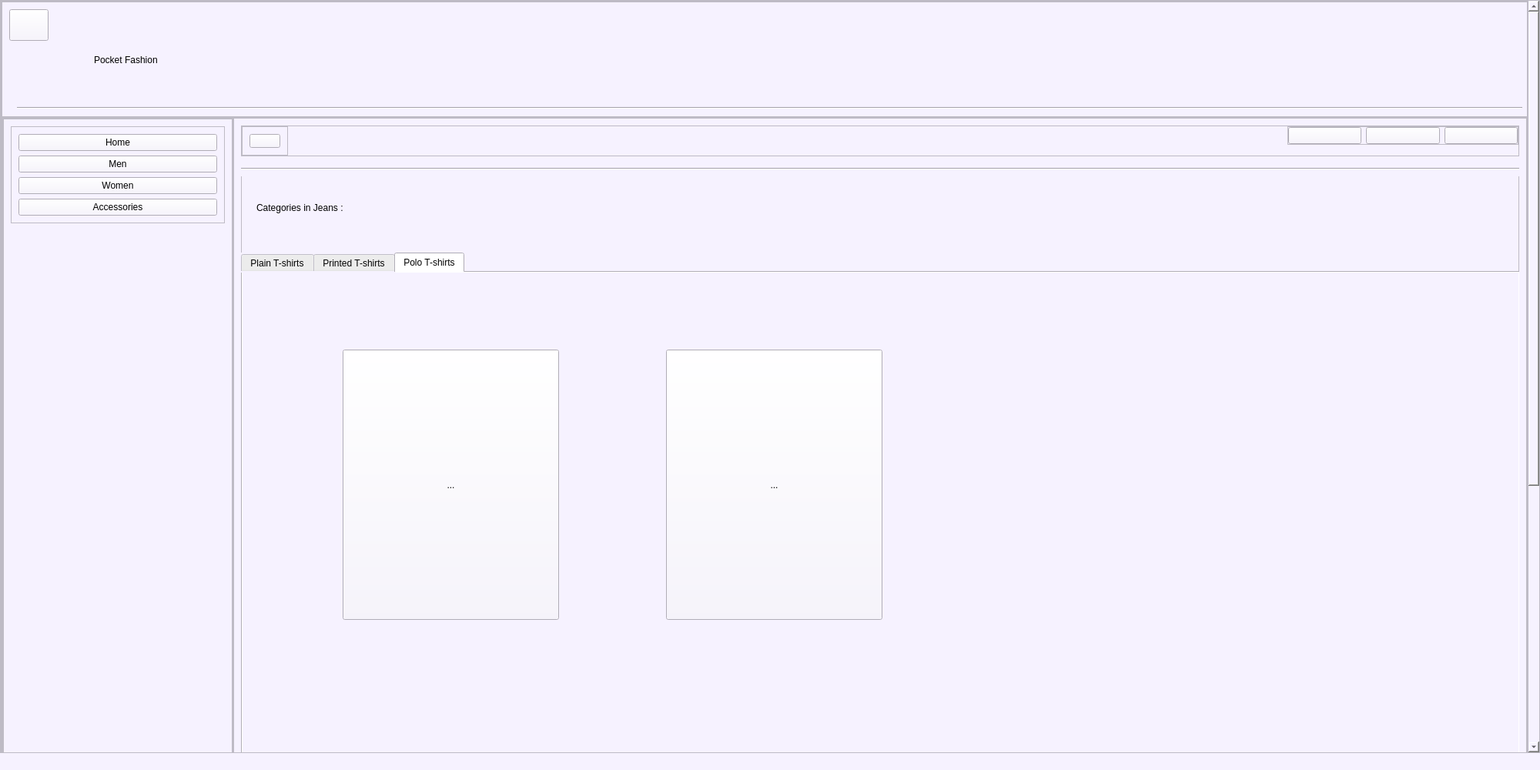
<?xml version="1.0" encoding="UTF-8"?>
<ui version="4.0">
 <class>MainWindow</class>
 <widget class="QMainWindow" name="MainWindow">
  <property name="geometry">
   <rect>
    <x>0</x>
    <y>0</y>
    <width>2000</width>
    <height>1000</height>
   </rect>
  </property>
  <property name="windowTitle">
   <string>MainWindow</string>
  </property>
  <property name="styleSheet">
   <string notr="true">background-color: rgb(246, 242, 255);</string>
  </property>
  <widget class="QWidget" name="centralwidget">
   <layout class="QGridLayout" name="gridLayout_3">
    <property name="leftMargin">
     <number>0</number>
    </property>
    <property name="topMargin">
     <number>0</number>
    </property>
    <property name="rightMargin">
     <number>0</number>
    </property>
    <property name="bottomMargin">
     <number>0</number>
    </property>
    <item row="0" column="0">
     <widget class="QScrollArea" name="scrollArea">
      <property name="widgetResizable">
       <bool>true</bool>
      </property>
      <widget class="QWidget" name="scrollAreaWidgetContents_2">
       <property name="geometry">
        <rect>
         <x>0</x>
         <y>0</y>
         <width>1977</width>
         <height>1500</height>
        </rect>
       </property>
       <layout class="QVBoxLayout" name="verticalLayout_2">
        <property name="spacing">
         <number>0</number>
        </property>
        <property name="leftMargin">
         <number>0</number>
        </property>
        <property name="topMargin">
         <number>0</number>
        </property>
        <property name="rightMargin">
         <number>0</number>
        </property>
        <property name="bottomMargin">
         <number>0</number>
        </property>
        <item>
         <widget class="QFrame" name="frame">
          <property name="minimumSize">
           <size>
            <width>0</width>
            <height>1500</height>
           </size>
          </property>
          <property name="frameShape">
           <enum>QFrame::StyledPanel</enum>
          </property>
          <property name="frameShadow">
           <enum>QFrame::Raised</enum>
          </property>
          <layout class="QVBoxLayout" name="verticalLayout_3">
           <property name="spacing">
            <number>0</number>
           </property>
           <property name="leftMargin">
            <number>0</number>
           </property>
           <property name="topMargin">
            <number>0</number>
           </property>
           <property name="rightMargin">
            <number>0</number>
           </property>
           <property name="bottomMargin">
            <number>0</number>
           </property>
           <item>
            <widget class="QFrame" name="Site_name">
             <property name="maximumSize">
              <size>
               <width>16777215</width>
               <height>150</height>
              </size>
             </property>
             <property name="frameShape">
              <enum>QFrame::StyledPanel</enum>
             </property>
             <property name="frameShadow">
              <enum>QFrame::Raised</enum>
             </property>
             <widget class="Line" name="line">
              <property name="geometry">
               <rect>
                <x>20</x>
                <y>130</y>
                <width>1955</width>
                <height>16</height>
               </rect>
              </property>
              <property name="orientation">
               <enum>Qt::Horizontal</enum>
              </property>
             </widget>
             <widget class="QLabel" name="label_2">
              <property name="geometry">
               <rect>
                <x>120</x>
                <y>40</y>
                <width>411</width>
                <height>71</height>
               </rect>
              </property>
              <property name="styleSheet">
               <string notr="true">font: 32pt &quot;Segoe Print&quot;;</string>
              </property>
              <property name="text">
               <string>Pocket Fashion</string>
              </property>
             </widget>
             <widget class="QPushButton" name="back">
              <property name="geometry">
               <rect>
                <x>10</x>
                <y>10</y>
                <width>51</width>
                <height>41</height>
               </rect>
              </property>
              <property name="text">
               <string/>
              </property>
              <property name="icon">
               <iconset>
                <normaloff>../download.png</normaloff>../download.png</iconset>
              </property>
              <property name="iconSize">
               <size>
                <width>32</width>
                <height>32</height>
               </size>
              </property>
             </widget>
            </widget>
           </item>
           <item>
            <widget class="QFrame" name="main_body">
             <property name="frameShape">
              <enum>QFrame::StyledPanel</enum>
             </property>
             <property name="frameShadow">
              <enum>QFrame::Raised</enum>
             </property>
             <layout class="QHBoxLayout" name="horizontalLayout">
              <property name="spacing">
               <number>0</number>
              </property>
              <property name="leftMargin">
               <number>0</number>
              </property>
              <property name="topMargin">
               <number>0</number>
              </property>
              <property name="rightMargin">
               <number>0</number>
              </property>
              <property name="bottomMargin">
               <number>0</number>
              </property>
              <item>
               <widget class="QFrame" name="slide_menu_body">
                <property name="maximumSize">
                 <size>
                  <width>300</width>
                  <height>16777215</height>
                 </size>
                </property>
                <property name="frameShape">
                 <enum>QFrame::StyledPanel</enum>
                </property>
                <property name="frameShadow">
                 <enum>QFrame::Raised</enum>
                </property>
                <layout class="QGridLayout" name="gridLayout">
                 <property name="leftMargin">
                  <number>0</number>
                 </property>
                 <property name="topMargin">
                  <number>0</number>
                 </property>
                 <property name="rightMargin">
                  <number>0</number>
                 </property>
                 <property name="bottomMargin">
                  <number>0</number>
                 </property>
                 <property name="spacing">
                  <number>0</number>
                 </property>
                 <item row="0" column="1">
                  <widget class="QFrame" name="frame_2">
                   <property name="frameShape">
                    <enum>QFrame::StyledPanel</enum>
                   </property>
                   <property name="frameShadow">
                    <enum>QFrame::Raised</enum>
                   </property>
                   <layout class="QVBoxLayout" name="verticalLayout_5">
                    <item alignment="Qt::AlignTop">
                     <widget class="QFrame" name="frame_3">
                      <property name="frameShape">
                       <enum>QFrame::StyledPanel</enum>
                      </property>
                      <property name="frameShadow">
                       <enum>QFrame::Raised</enum>
                      </property>
                      <layout class="QVBoxLayout" name="verticalLayout_7">
                       <item>
                        <widget class="QPushButton" name="home">
                         <property name="styleSheet">
                          <string notr="true">font: 14pt &quot;MS Shell Dlg 2&quot;;</string>
                         </property>
                         <property name="text">
                          <string>Home</string>
                         </property>
                        </widget>
                       </item>
                       <item>
                        <widget class="QPushButton" name="men_nav">
                         <property name="styleSheet">
                          <string notr="true">font: 14pt &quot;MS Shell Dlg 2&quot;;</string>
                         </property>
                         <property name="text">
                          <string>Men</string>
                         </property>
                        </widget>
                       </item>
                       <item>
                        <widget class="QPushButton" name="women_nav">
                         <property name="styleSheet">
                          <string notr="true">font: 14pt &quot;MS Shell Dlg 2&quot;;</string>
                         </property>
                         <property name="text">
                          <string>Women</string>
                         </property>
                        </widget>
                       </item>
                       <item>
                        <widget class="QPushButton" name="accessories">
                         <property name="styleSheet">
                          <string notr="true">font: 14pt &quot;MS Shell Dlg 2&quot;;</string>
                         </property>
                         <property name="text">
                          <string>Accessories</string>
                         </property>
                        </widget>
                       </item>
                      </layout>
                     </widget>
                    </item>
                    <item alignment="Qt::AlignBottom">
                     <widget class="QFrame" name="frame_4">
                      <property name="frameShape">
                       <enum>QFrame::StyledPanel</enum>
                      </property>
                      <property name="frameShadow">
                       <enum>QFrame::Raised</enum>
                      </property>
                      <layout class="QVBoxLayout" name="verticalLayout_8">
                       <item>
                        <widget class="QPushButton" name="logout">
                         <property name="styleSheet">
                          <string notr="true">font: 14pt &quot;MS Shell Dlg 2&quot;;</string>
                         </property>
                         <property name="text">
                          <string>Log out</string>
                         </property>
                         <property name="icon">
                          <iconset>
                           <normaloff>../../../Downloads/feather (1)/log-out.svg</normaloff>../../../Downloads/feather (1)/log-out.svg</iconset>
                         </property>
                         <property name="iconSize">
                          <size>
                           <width>32</width>
                           <height>32</height>
                          </size>
                         </property>
                        </widget>
                       </item>
                      </layout>
                     </widget>
                    </item>
                   </layout>
                  </widget>
                 </item>
                </layout>
               </widget>
              </item>
              <item>
               <widget class="QFrame" name="main_content">
                <property name="frameShape">
                 <enum>QFrame::StyledPanel</enum>
                </property>
                <property name="frameShadow">
                 <enum>QFrame::Raised</enum>
                </property>
                <layout class="QVBoxLayout" name="verticalLayout">
                 <item>
                  <widget class="QFrame" name="header">
                   <property name="maximumSize">
                    <size>
                     <width>16777215</width>
                     <height>40</height>
                    </size>
                   </property>
                   <property name="frameShape">
                    <enum>QFrame::StyledPanel</enum>
                   </property>
                   <property name="frameShadow">
                    <enum>QFrame::Raised</enum>
                   </property>
                   <layout class="QHBoxLayout" name="horizontalLayout_2">
                    <property name="spacing">
                     <number>0</number>
                    </property>
                    <property name="leftMargin">
                     <number>0</number>
                    </property>
                    <property name="topMargin">
                     <number>0</number>
                    </property>
                    <property name="rightMargin">
                     <number>0</number>
                    </property>
                    <property name="bottomMargin">
                     <number>0</number>
                    </property>
                    <item alignment="Qt::AlignLeft|Qt::AlignTop">
                     <widget class="QFrame" name="slide_menu">
                      <property name="maximumSize">
                       <size>
                        <width>70</width>
                        <height>16777215</height>
                       </size>
                      </property>
                      <property name="frameShape">
                       <enum>QFrame::StyledPanel</enum>
                      </property>
                      <property name="frameShadow">
                       <enum>QFrame::Raised</enum>
                      </property>
                      <layout class="QVBoxLayout" name="verticalLayout_6">
                       <item>
                        <widget class="QPushButton" name="slide_menu_btn">
                         <property name="text">
                          <string/>
                         </property>
                         <property name="icon">
                          <iconset>
                           <normaloff>../../../Downloads/feather (1)/menu.svg</normaloff>../../../Downloads/feather (1)/menu.svg</iconset>
                         </property>
                         <property name="iconSize">
                          <size>
                           <width>32</width>
                           <height>32</height>
                          </size>
                         </property>
                        </widget>
                       </item>
                      </layout>
                     </widget>
                    </item>
                    <item alignment="Qt::AlignTop">
                     <widget class="QFrame" name="profile">
                      <property name="maximumSize">
                       <size>
                        <width>300</width>
                        <height>16777215</height>
                       </size>
                      </property>
                      <property name="frameShape">
                       <enum>QFrame::StyledPanel</enum>
                      </property>
                      <property name="frameShadow">
                       <enum>QFrame::Raised</enum>
                      </property>
                      <layout class="QHBoxLayout" name="horizontalLayout_3">
                       <property name="leftMargin">
                        <number>0</number>
                       </property>
                       <property name="topMargin">
                        <number>0</number>
                       </property>
                       <property name="rightMargin">
                        <number>0</number>
                       </property>
                       <property name="bottomMargin">
                        <number>0</number>
                       </property>
                       <item>
                        <widget class="QPushButton" name="favourite">
                         <property name="text">
                          <string/>
                         </property>
                         <property name="icon">
                          <iconset>
                           <normaloff>../../../Downloads/feather (1)/heart.svg</normaloff>../../../Downloads/feather (1)/heart.svg</iconset>
                         </property>
                         <property name="iconSize">
                          <size>
                           <width>32</width>
                           <height>32</height>
                          </size>
                         </property>
                        </widget>
                       </item>
                       <item>
                        <widget class="QPushButton" name="cart">
                         <property name="text">
                          <string/>
                         </property>
                         <property name="icon">
                          <iconset>
                           <normaloff>../../../Downloads/feather (1)/shopping-cart.svg</normaloff>../../../Downloads/feather (1)/shopping-cart.svg</iconset>
                         </property>
                         <property name="iconSize">
                          <size>
                           <width>32</width>
                           <height>32</height>
                          </size>
                         </property>
                        </widget>
                       </item>
                       <item>
                        <widget class="QPushButton" name="profile_display">
                         <property name="text">
                          <string/>
                         </property>
                         <property name="icon">
                          <iconset>
                           <normaloff>../../../Downloads/feather (1)/log-in.svg</normaloff>../../../Downloads/feather (1)/log-in.svg</iconset>
                         </property>
                         <property name="iconSize">
                          <size>
                           <width>32</width>
                           <height>32</height>
                          </size>
                         </property>
                        </widget>
                       </item>
                      </layout>
                     </widget>
                    </item>
                   </layout>
                  </widget>
                 </item>
                 <item>
                  <widget class="QFrame" name="content">
                   <property name="frameShape">
                    <enum>QFrame::StyledPanel</enum>
                   </property>
                   <property name="frameShadow">
                    <enum>QFrame::Raised</enum>
                   </property>
                   <widget class="QTabWidget" name="tabWidget">
                    <property name="geometry">
                     <rect>
                      <x>0</x>
                      <y>119</y>
                      <width>1661</width>
                      <height>1161</height>
                     </rect>
                    </property>
                    <property name="styleSheet">
                     <string notr="true">font: 16pt &quot;Segoe Print&quot;;</string>
                    </property>
                    <property name="currentIndex">
                     <number>2</number>
                    </property>
                    <widget class="QWidget" name="tab">
                     <attribute name="title">
                      <string>Plain T-shirts</string>
                     </attribute>
                     <widget class="QToolButton" name="plain1">
                      <property name="geometry">
                       <rect>
                        <x>100</x>
                        <y>160</y>
                        <width>281</width>
                        <height>351</height>
                       </rect>
                      </property>
                      <property name="text">
                       <string>...</string>
                      </property>
                     </widget>
                     <widget class="QToolButton" name="plain2">
                      <property name="geometry">
                       <rect>
                        <x>490</x>
                        <y>160</y>
                        <width>281</width>
                        <height>351</height>
                       </rect>
                      </property>
                      <property name="text">
                       <string>...</string>
                      </property>
                     </widget>
                     <widget class="QToolButton" name="plain3">
                      <property name="geometry">
                       <rect>
                        <x>870</x>
                        <y>150</y>
                        <width>281</width>
                        <height>351</height>
                       </rect>
                      </property>
                      <property name="text">
                       <string>...</string>
                      </property>
                     </widget>
                     <widget class="QToolButton" name="plain4">
                      <property name="geometry">
                       <rect>
                        <x>1260</x>
                        <y>150</y>
                        <width>281</width>
                        <height>351</height>
                       </rect>
                      </property>
                      <property name="text">
                       <string>...</string>
                      </property>
                     </widget>
                     <widget class="QToolButton" name="plain5">
                      <property name="geometry">
                       <rect>
                        <x>100</x>
                        <y>650</y>
                        <width>281</width>
                        <height>351</height>
                       </rect>
                      </property>
                      <property name="text">
                       <string>...</string>
                      </property>
                     </widget>
                     <widget class="QToolButton" name="plain6">
                      <property name="geometry">
                       <rect>
                        <x>490</x>
                        <y>650</y>
                        <width>281</width>
                        <height>351</height>
                       </rect>
                      </property>
                      <property name="text">
                       <string>...</string>
                      </property>
                     </widget>
                     <widget class="QToolButton" name="plain7">
                      <property name="geometry">
                       <rect>
                        <x>880</x>
                        <y>650</y>
                        <width>281</width>
                        <height>351</height>
                       </rect>
                      </property>
                      <property name="text">
                       <string>...</string>
                      </property>
                     </widget>
                     <widget class="QToolButton" name="plain8">
                      <property name="geometry">
                       <rect>
                        <x>1260</x>
                        <y>650</y>
                        <width>281</width>
                        <height>351</height>
                       </rect>
                      </property>
                      <property name="text">
                       <string>...</string>
                      </property>
                     </widget>
                    </widget>
                    <widget class="QWidget" name="tab_2">
                     <attribute name="title">
                      <string>Printed T-shirts</string>
                     </attribute>
                     <widget class="QToolButton" name="printed1">
                      <property name="geometry">
                       <rect>
                        <x>90</x>
                        <y>100</y>
                        <width>281</width>
                        <height>351</height>
                       </rect>
                      </property>
                      <property name="text">
                       <string>...</string>
                      </property>
                     </widget>
                     <widget class="QToolButton" name="printed2">
                      <property name="geometry">
                       <rect>
                        <x>470</x>
                        <y>100</y>
                        <width>281</width>
                        <height>351</height>
                       </rect>
                      </property>
                      <property name="text">
                       <string>...</string>
                      </property>
                     </widget>
                     <widget class="QToolButton" name="printed4">
                      <property name="geometry">
                       <rect>
                        <x>1240</x>
                        <y>100</y>
                        <width>281</width>
                        <height>351</height>
                       </rect>
                      </property>
                      <property name="text">
                       <string>...</string>
                      </property>
                     </widget>
                     <widget class="QToolButton" name="printed3">
                      <property name="geometry">
                       <rect>
                        <x>840</x>
                        <y>100</y>
                        <width>281</width>
                        <height>351</height>
                       </rect>
                      </property>
                      <property name="text">
                       <string>...</string>
                      </property>
                     </widget>
                     <widget class="QToolButton" name="printed5">
                      <property name="geometry">
                       <rect>
                        <x>90</x>
                        <y>600</y>
                        <width>281</width>
                        <height>351</height>
                       </rect>
                      </property>
                      <property name="text">
                       <string>...</string>
                      </property>
                     </widget>
                     <widget class="QToolButton" name="printed6">
                      <property name="geometry">
                       <rect>
                        <x>470</x>
                        <y>600</y>
                        <width>281</width>
                        <height>351</height>
                       </rect>
                      </property>
                      <property name="text">
                       <string>...</string>
                      </property>
                     </widget>
                     <widget class="QToolButton" name="printed7">
                      <property name="geometry">
                       <rect>
                        <x>850</x>
                        <y>600</y>
                        <width>281</width>
                        <height>351</height>
                       </rect>
                      </property>
                      <property name="text">
                       <string>...</string>
                      </property>
                     </widget>
                     <widget class="QToolButton" name="printed8">
                      <property name="geometry">
                       <rect>
                        <x>1240</x>
                        <y>600</y>
                        <width>281</width>
                        <height>351</height>
                       </rect>
                      </property>
                      <property name="text">
                       <string>...</string>
                      </property>
                     </widget>
                    </widget>
                    <widget class="QWidget" name="tab_3">
                     <attribute name="title">
                      <string>Polo T-shirts</string>
                     </attribute>
                     <widget class="QToolButton" name="polo1">
                      <property name="geometry">
                       <rect>
                        <x>130</x>
                        <y>100</y>
                        <width>281</width>
                        <height>351</height>
                       </rect>
                      </property>
                      <property name="text">
                       <string>...</string>
                      </property>
                     </widget>
                     <widget class="QToolButton" name="polo2">
                      <property name="geometry">
                       <rect>
                        <x>550</x>
                        <y>100</y>
                        <width>281</width>
                        <height>351</height>
                       </rect>
                      </property>
                      <property name="text">
                       <string>...</string>
                      </property>
                     </widget>
                    </widget>
                   </widget>
                   <widget class="QLabel" name="label">
                    <property name="geometry">
                     <rect>
                      <x>20</x>
                      <y>30</y>
                      <width>491</width>
                      <height>61</height>
                     </rect>
                    </property>
                    <property name="styleSheet">
                     <string notr="true">font: 22pt &quot;Segoe Print&quot;;</string>
                    </property>
                    <property name="text">
                     <string>Categories in Jeans :</string>
                    </property>
                   </widget>
                   <widget class="Line" name="line_2">
                    <property name="geometry">
                     <rect>
                      <x>0</x>
                      <y>0</y>
                      <width>1661</width>
                      <height>20</height>
                     </rect>
                    </property>
                    <property name="orientation">
                     <enum>Qt::Horizontal</enum>
                    </property>
                   </widget>
                  </widget>
                 </item>
                </layout>
               </widget>
              </item>
             </layout>
            </widget>
           </item>
          </layout>
         </widget>
        </item>
       </layout>
      </widget>
     </widget>
    </item>
   </layout>
  </widget>
  <widget class="QStatusBar" name="statusbar"/>
 </widget>
 <resources/>
 <connections/>
</ui>
